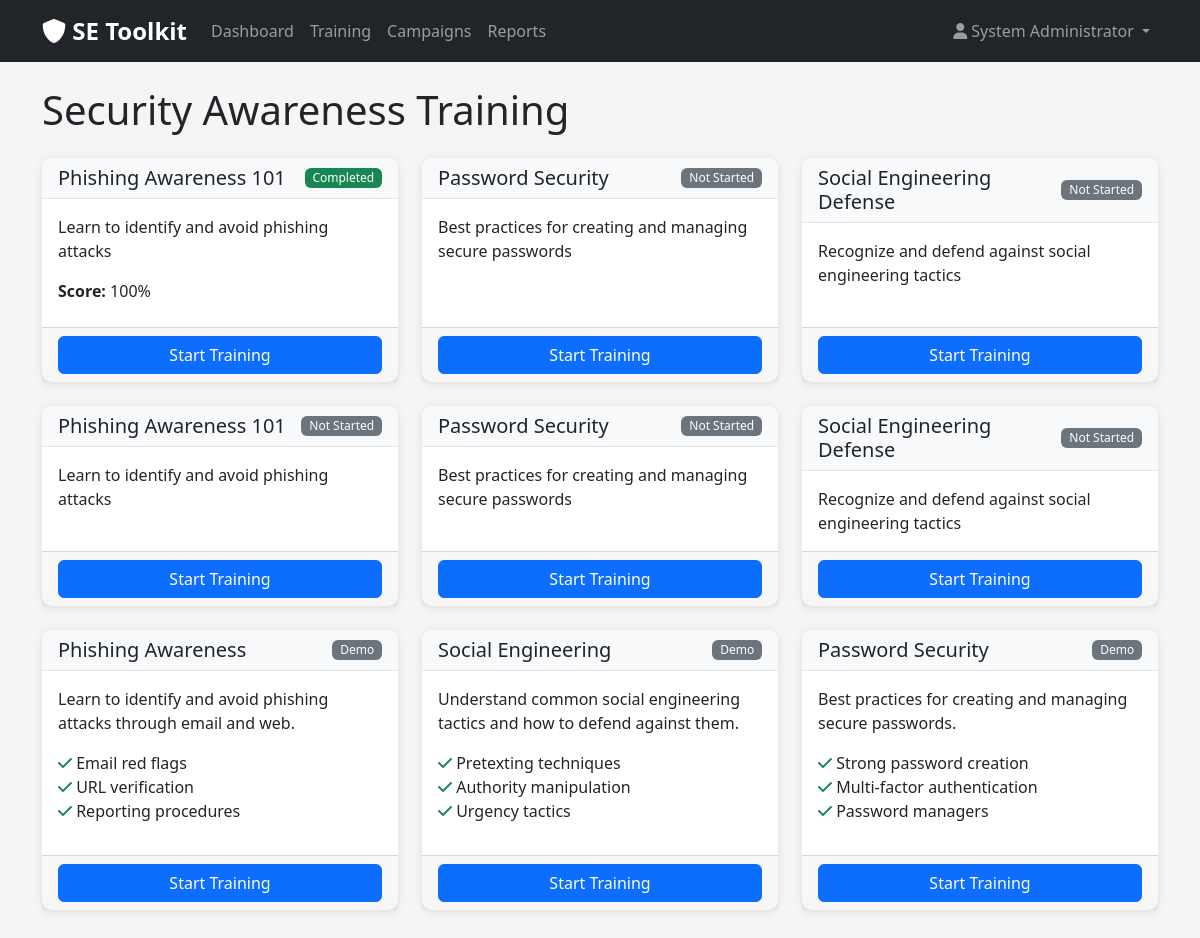
Page /training (signed in) on the committed database.
### tables this page shows
CREATE TABLE training_modules (
            id INTEGER PRIMARY KEY AUTOINCREMENT,
            title TEXT NOT NULL,
            description TEXT,
            content TEXT,
            quiz_questions TEXT,
            created_at TIMESTAMP DEFAULT CURRENT_TIMESTAMP
        );

### src/app.py (the view)
@app.route('/training')
def training():
    if 'user_id' not in session:
        return redirect(url_for('login'))
    conn = sqlite3.connect('../data/setoolkit.db')
    cursor = conn.cursor()
    cursor.execute('SELECT * FROM training_modules')
    modules = cursor.fetchall()
    cursor.execute('''
        SELECT module_id, completed, score
        FROM user_training_progress
        WHERE user_id = ?
    ''', (session['user_id'],))
    progress = {row[0]: {'completed': row[1], 'score': row[2]} for row in cursor.fetchall()}
    conn.close()
    return render_template('training.html', modules=modules, progress=progress)

### templates/training.html (shortened to what this page needs)
{% extends "base.html" %}
{% block content %}
<div class="container">
    <div class="row">
        <div class="col-12">
            <h1 class="mb-4">Security Awareness Training</h1>
        </div>
    </div>
    <div class="row">
        {% if modules %}
            {% for module in modules %}
            <div class="col-md-6 col-lg-4 mb-4">
                <div class="card h-100">
                    <div class="card-header d-flex justify-content-between align-items-center">
                        <h5 class="mb-0">{{ module[1] }}</h5>
                        {% if progress.get(module[0], {}).get('completed') %}
                            <span class="badge bg-success">Completed</span>
                        {% else %}
                            <span class="badge bg-secondary">Not Started</span>
                        {% endif %}
                    </div>
                    <div class="card-body">
                        <p class="card-text">{{ module[2] }}</p>
                        {% if progress.get(module[0], {}).get('score') %}
                            <p class="mb-2"><strong>Score:</strong> {{ progress.get(module[0], {}).get('score') }}%</p>
                        {% endif %}
                    </div>
                    <div class="card-footer">
                        <button class="btn btn-primary w-100" onclick="startModule({{ module[0] }}, '{{ module[1] }}')">Start Training</button>
                    </div>
                </div>
            </div>
            {% endfor %}
        {% endif %}
    </div>
    <div class="row">
        <div class="col-md-6 col-lg-4 mb-4">
            <div class="card h-100">
                <div class="card-header d-flex justify-content-between align-items-center">
                    <h5 class="mb-0">Phishing Awareness</h5>
                    <span class="badge bg-secondary">Demo</span>
                </div>
                <div class="card-body">
                    <p class="card-text">Learn to identify and avoid phishing attacks through email and web.</p>
                    <ul class="list-unstyled">
                        <li><i class="fas fa-check text-success"></i> Email red flags</li>
                        <li><i class="fas fa-check text-success"></i> URL verification</li>
                        <li><i class="fas fa-check text-success"></i> Reporting procedures</li>
                    </ul>
                </div>
                <div class="card-footer">
                    <button class="btn btn-primary w-100" onclick="startDemoModule('phishing')">Start Training</button>
                </div>
            </div>
        </div>
        <div class="col-md-6 col-lg-4 mb-4">
            <div class="card h-100">
                <div class="card-header d-flex justify-content-between align-items-center">
                    <h5 class="mb-0">Social Engineering</h5>
                    <span class="badge bg-secondary">Demo</span>
                </div>
                <div class="card-body">
                    <p class="card-text">Understand common social engineering tactics and how to defend against them.</p>
                    <ul class="list-unstyled">
                        <li><i class="fas fa-check text-success"></i> Pretexting techniques</li>
                        <li><i class="fas fa-check text-success"></i> Authority manipulation</li>
                        <li><i class="fas fa-check text-success"></i> Urgency tactics</li>
                    </ul>
                </div>
                <div class="card-footer">
                    <button class="btn btn-primary w-100" onclick="startDemoModule('social')">Start Training</button>
                </div>
            </div>
        </div>
        <div class="col-md-6 col-lg-4 mb-4">
            <div class="card h-100">
                <div class="card-header d-flex justify-content-between align-items-center">
                    <h5 class="mb-0">Password Security</h5>
                    <span class="badge bg-secondary">Demo</span>
                </div>
                <div class="card-body">
                    <p class="card-text">Best practices for creating and managing secure passwords.</p>
                    <ul class="list-unstyled">
                        <li><i class="fas fa-check text-success"></i> Strong password creation</li>
                        <li><i class="fas fa-check text-success"></i> Multi-factor authentication</li>
                        <li><i class="fas fa-check text-success"></i> Password managers</li>
                    </ul>
                </div>
                <div class="card-footer">
                    <button class="btn btn-primary w-100" onclick="startDemoModule('password')">Start Training</button>
                </div>
            </div>
        </div>
    </div>
</div>
{% endblock %}

### static/css/style.css (style rules this page uses)
:root { --primary-color: #0066cc; --secondary-color: #f8f9fa; --danger-color: #dc3545; --warning-color: #ffc107; --success-color: #28a745; --info-color: #17a2b8; }
body { background-color: #f5f5f5; font-family: 'Segoe UI', Tahoma, Geneva, Verdana, sans-serif; }
.card { border: none; border-radius: 10px; box-shadow: 0 2px 10px rgba(0, 0, 0, 0.1); transition: transform 0.2s, box-shadow 0.2s; }
.card-header { background-color: var(--secondary-color); border-bottom: 1px solid #dee2e6; border-radius: 10px 10px 0 0 !important; }
.btn { border-radius: 6px; font-weight: 500; transition: all 0.2s; }
.badge { font-size: 0.75rem; font-weight: 500; border-radius: 6px; }

### rows in the picture
training_modules: title "Phishing Awareness 101", shows "Completed", description "Learn to identify and avoid phishing attacks", get "100"
training_modules: title "Password Security", shows "Not Started", description "Best practices for creating and managing secure passwords"
training_modules: title "Social Engineering Defense", shows "Not Started", description "Recognize and defend against social engineering tactics"
training_modules: title "Phishing Awareness 101", shows "Not Started", description "Learn to identify and avoid phishing attacks"
training_modules: title "Password Security", shows "Not Started", description "Best practices for creating and managing secure passwords"
training_modules: title "Social Engineering Defense", shows "Not Started", description "Recognize and defend against social engineering tactics"

### other values in the picture
{{ session.user_name }} "System Administrator"
